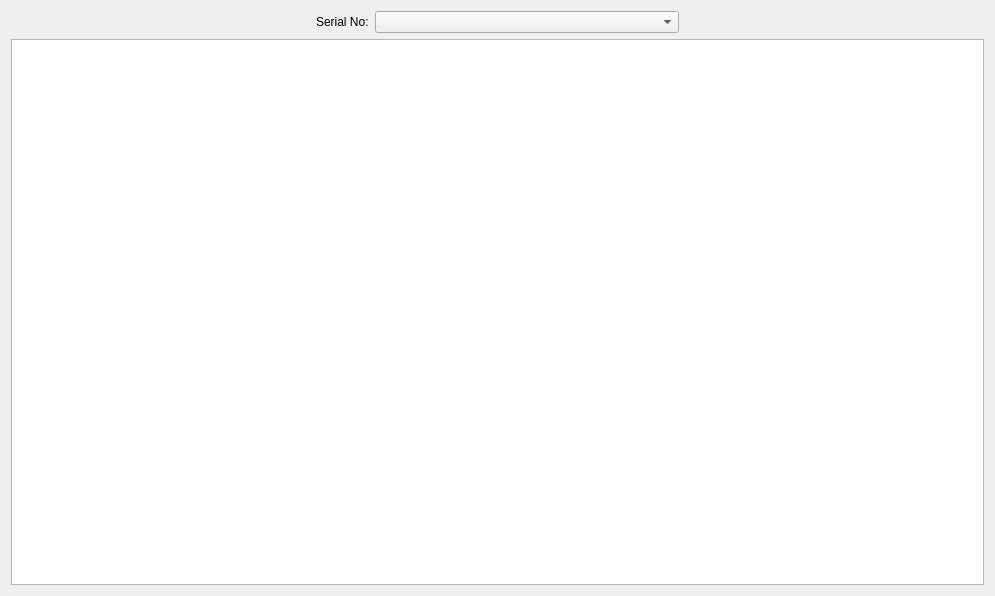
<?xml version="1.0" encoding="UTF-8"?>
<ui version="4.0">
 <class>Form</class>
 <widget class="QWidget" name="Form">
  <property name="geometry">
   <rect>
    <x>0</x>
    <y>0</y>
    <width>995</width>
    <height>596</height>
   </rect>
  </property>
  <property name="windowTitle">
   <string>Form</string>
  </property>
  <layout class="QGridLayout" name="gridLayout">
   <item row="0" column="0">
    <layout class="QHBoxLayout" name="horizontalLayout">
     <item>
      <spacer name="horizontalSpacer_2">
       <property name="orientation">
        <enum>Qt::Horizontal</enum>
       </property>
       <property name="sizeHint" stdset="0">
        <size>
         <width>37</width>
         <height>17</height>
        </size>
       </property>
      </spacer>
     </item>
     <item>
      <widget class="QLabel" name="label">
       <property name="sizePolicy">
        <sizepolicy hsizetype="Fixed" vsizetype="Fixed">
         <horstretch>0</horstretch>
         <verstretch>0</verstretch>
        </sizepolicy>
       </property>
       <property name="text">
        <string>Serial No:</string>
       </property>
      </widget>
     </item>
     <item>
      <widget class="QComboBox" name="serialNoBox">
       <property name="sizePolicy">
        <sizepolicy hsizetype="MinimumExpanding" vsizetype="Fixed">
         <horstretch>0</horstretch>
         <verstretch>0</verstretch>
        </sizepolicy>
       </property>
      </widget>
     </item>
     <item>
      <spacer name="horizontalSpacer">
       <property name="orientation">
        <enum>Qt::Horizontal</enum>
       </property>
       <property name="sizeHint" stdset="0">
        <size>
         <width>37</width>
         <height>17</height>
        </size>
       </property>
      </spacer>
     </item>
    </layout>
   </item>
   <item row="1" column="0">
    <widget class="QTableWidget" name="tableWidget"/>
   </item>
  </layout>
 </widget>
 <resources/>
 <connections/>
</ui>
